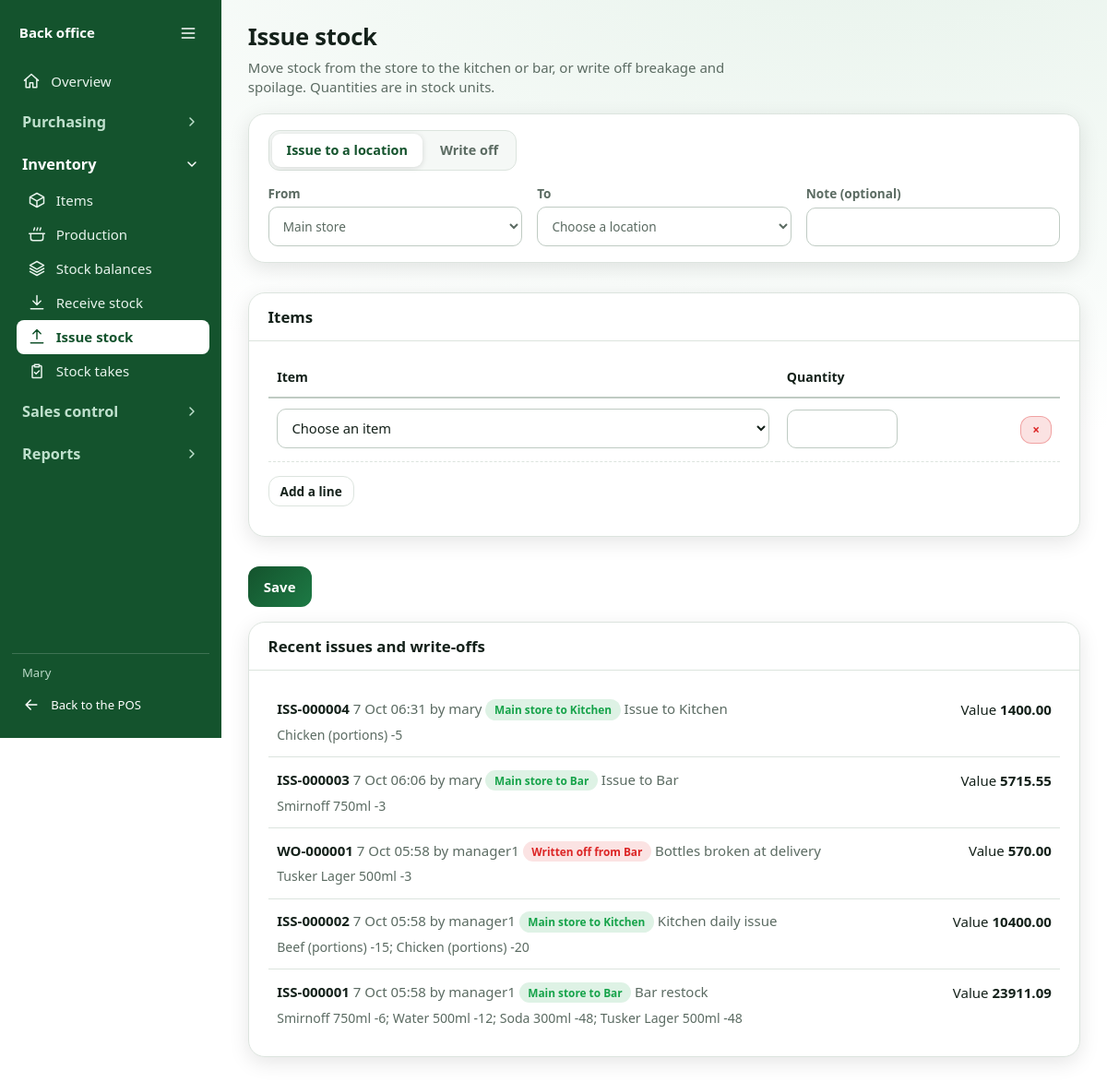
Page /manager/issue/ (signed in) on the committed database.
### Chokies/models.py (models this page shows, shortened)
class User(AbstractUser):
    class Role(models.TextChoices):
        WAITER = "WAITER", "Waiter"
        CASHIER = "CASHIER", "Cashier"
        MANAGER = "MANAGER", "Manager"
        STOREKEEPER = "STOREKEEPER", "Storekeeper"
        ADMIN = "ADMIN", "Admin"
    role = models.CharField(max_length=20, choices=Role.choices, default=Role.WAITER)
    pin_hash = models.CharField(max_length=128, blank=True)
    pin_lookup = models.CharField(max_length=64, null=True, blank=True, unique=True, editable=False)
    failed_pin_attempts = models.PositiveSmallIntegerField(default=0)
    pin_locked_until = models.DateTimeField(null=True, blank=True)
    token_version = models.PositiveIntegerField(default=0)
    @property
    def is_manager(self) -> bool:
        return self.is_superuser or self.role in (self.Role.MANAGER, self.Role.ADMIN)

class StockMovement(models.Model):
    item = models.ForeignKey(StockItem, on_delete=models.PROTECT, related_name="movements")
    location = models.ForeignKey(Location, on_delete=models.PROTECT, related_name="movements")
    quantity = models.DecimalField(max_digits=18, decimal_places=6)  # signed, stock units
    unit_cost = models.DecimalField(max_digits=14, decimal_places=4, default=0)
    movement_type = models.CharField(max_length=20, choices=MovementType.choices)
    ref_type = models.CharField(max_length=30, blank=True)
    ref_id = models.CharField(max_length=50, blank=True)
    user = models.ForeignKey(settings.AUTH_USER_MODEL, null=True, blank=True, on_delete=models.SET_NULL)
    reason = models.CharField(max_length=200, blank=True)
    created_at = models.DateTimeField(auto_now_add=True)
    class Meta:
        ordering = ["id"]
        indexes = [models.Index(fields=["item", "location"]), models.Index(fields=["ref_type", "ref_id"])]

class Location(models.Model):
    code = models.SlugField(unique=True)
    name = models.CharField(max_length=100)

class TimeStamped(models.Model):
    created_at = models.DateTimeField(auto_now_add=True)
    updated_at = models.DateTimeField(auto_now=True)
    class Meta:
        abstract = True

class StockItem(TimeStamped):
    sku = models.CharField(max_length=50, unique=True)
    name = models.CharField(max_length=150)
    category = models.CharField(max_length=80, blank=True)
    stock_unit = models.CharField(max_length=20, default="unit")
    recipe_unit = models.CharField(max_length=20, default="unit")
    recipe_units_per_stock_unit = models.DecimalField(max_digits=14, decimal_places=4, default=1)
    purchase_unit = models.CharField(max_length=20, default="unit")
    stock_units_per_purchase_unit = models.DecimalField(max_digits=14, decimal_places=4, default=1)
    avg_cost = models.DecimalField("Weighted avg cost / stock unit", max_digits=14, decimal_places=4, default=0)
    reorder_level = models.DecimalField(max_digits=16, decimal_places=4, default=0)
    par_level = models.DecimalField(max_digits=16, decimal_places=4, default=0)
    is_active = models.BooleanField(default=True)
    class Meta:
        ordering = ["name"]

### Chokies/manager_views.py (the view, shortened to what this page needs)
# urls.py: path("issue/", m.issue, name="issue"),
@manager_required
def issue(request):
    locations = list(Location.objects.order_by("name"))
    store = _default_location(locations)
    ctx = {"locations": locations, "items": _item_options(), "balances": _balance_map(), "rows": [],
           "sel_from": store, "mode": "issue"}
    status = 200
    moves = list(StockMovement.objects.filter(ref_type__in=["issue", "writeoff"], quantity__lt=0)
                 .select_related("item", "location", "user").order_by("-id")[:300])
    refs = list(dict.fromkeys(m.ref_id for m in moves))[:20]
    dest = {m.ref_id: m.location for m in StockMovement.objects.filter(ref_type="issue", ref_id__in=refs, quantity__gt=0).select_related("location")}
    history = {}
    for m in moves:
        if m.ref_id not in refs:
            continue
        h = history.setdefault(m.ref_id, {"ref": m.ref_id, "at": m.created_at, "user": m.user, "src": m.location, "reason": m.reason,
                                          "dest": dest.get(m.ref_id), "lines": [], "value": D(0)})
        h["lines"].append(m)
        h["value"] += -m.quantity * m.unit_cost
    ctx["history"] = list(history.values())
    return _page(request, "issue.html", ctx, status=status)

### Chokies/manager_views.py (called while the page is built)
def manager_required(view):
    @wraps(view)
    def wrapped(request, *args, **kwargs):
        user = request.user
        if not user.is_authenticated:
            return redirect(f"{LOGIN_URL}?{urlencode({'next': request.get_full_path()})}")
        if not user.is_manager:
            raise PermissionDenied("Managers only")
        return view(request, *args, **kwargs)
    return wrapped

def _page(request, template, ctx=None, status=200):
    key = template.removesuffix(".html")
    return render(request, f"Chokies/manager/{template}",
                  {"pos_home": POS_HOME_URL, "active": NAV_KEY.get(key, key), **(ctx or {})}, status=status)

def _fmt(d):
    s = f"{D(d):f}"
    return s.rstrip("0").rstrip(".") if "." in s else s

def _default_location(locations):
    locations = list(locations)
    return next((l for l in locations if "store" in l.code.lower() or "store" in l.name.lower()),
                locations[0] if locations else None)

def _item_options():
    rows = []
    for i in StockItem.objects.filter(is_active=True).order_by("name"):
        rows.append({"id": i.pk, "label": f"{i.name} ({i.sku})", "punit": i.purchase_unit, "sunit": i.stock_unit,
                     "factor": _fmt(i.stock_units_per_purchase_unit),
                     "cost": f"{q(i.avg_cost * i.stock_units_per_purchase_unit):f}"})
    return rows

def _balance_map():
    out = {}
    for item_id, loc_id, qty in StockBalance.objects.values_list("item_id", "location_id", "quantity"):
        out.setdefault(str(item_id), {})[str(loc_id)] = _fmt(qty)
    return out

### Chokies/views.py (called while the page is built)
def q(x):
    return D(x).quantize(TWO, ROUND_HALF_UP)

### Chokies/templates/Chokies/manager/issue.html (shortened to what this page needs)
{% extends "Chokies/manager/base.html" %}{% block title %}Issue stock{% endblock %}
{% block content %}
<div class="head"><div><h1>Issue stock</h1><p>Move stock from the store to the kitchen or bar, or write off breakage and spoilage. Quantities are in stock units.</p></div></div>
<form method="post" class="form">{% csrf_token %}
<div class="card"><div class="seg" role="radiogroup" aria-label="What are you doing?"><label>Issue to a location</label><label>Write off</label></div>
<div class="grid2" style="margin-top:.9rem">
 <label>From<select name="from_location">{% for l in locations %}<option value="{{ l.pk }}"{% if l == sel_from %} selected{% endif %}>{{ l.name }}</option>{% endfor %}</select></label>
 <label id="to-wrap">To<select name="to_location"><option value="">Choose a location</option></select></label>
 <label><span id="why-label">Note (optional)</span><input name="reason" value="{{ post.reason }}"></label></div></div>
<div class="card"><h2>Items</h2>{% include "Chokies/manager/_lines.html" with unit="stock" %}</div>
<div class="acts"><button class="btn primary">Save</button></div></form>
<div class="card"><h2>Recent issues and write-offs</h2>
{% for h in history %}<div class="rowline"><span class="grow"><b>{{ h.ref }}</b> <span class="muted">{{ h.at|date:"j M H:i" }} by {{ h.user.username|default:"-" }}</span>
 {% if h.dest %}<span class="pill ok">{{ h.src.name }} to {{ h.dest.name }}</span>{% else %}<span class="pill bad">Written off from {{ h.src.name }}</span>{% endif %}
 <span class="muted">{% if h.reason %}{{ h.reason }}{% endif %}</span></span><span>Value <b>{{ h.value|floatformat:2 }}</b></span>
 <div class="sub">{% for m in h.lines %}{{ m.item.name }} {{ m.quantity|floatformat:"-2" }}{% if not forloop.last %}; {% endif %}{% endfor %}</div></div>
{% empty %}<p class="empty">Nothing issued yet.</p>{% endfor %}</div>{% endblock %}
{% block scripts %}{% load static %}<script src="{% static 'js/manager.js' %}"></script>
{% endblock %}

### Chokies/templates/Chokies/manager/base.html (shortened to what this page needs)
{% load static %}<!doctype html>
<html lang="en">
<head>
    <link rel="stylesheet" href="{% static 'css/manager.css' %}">
</head>
<body>
    <div class="shell">
        <nav class="side" aria-label="Back office">
            <div class="brand">
                <span class="name">Back office</span>
                <button type="button" class="side-toggle" aria-controls="side-body" aria-expanded="true" aria-label="Collapse sidebar">
                    <svg class="ico"><use href="#i-menu"/></svg>
                </button>
            </div>
            <div class="side-body" id="side-body">
                <a href="{% url 'manager:dashboard' %}" class="{% if active == 'dashboard' %}on{% endif %}" {% if active == 'dashboard' %}aria-current="page"{% endif %}>
                    <svg class="ico"><use href="#i-home"/></svg>
                    <span class="lbl">Overview</span>
                </a>
                <section class="grp">
                    <h3>
                        <button type="button" class="grp-h" aria-expanded="false" aria-controls="grp-purchasing">
                            <span>Purchasing</span>
                            <svg class="chev"><use href="#i-chevron"/></svg>
                        </button>
                    </h3>
                </section>
                <section class="grp">
                    <h3>
                        <button type="button" class="grp-h" aria-expanded="false" aria-controls="grp-inventory">
                            <span>Inventory</span>
                            <svg class="chev"><use href="#i-chevron"/></svg>
                        </button>
                    </h3>
                    <div class="grp-b" id="grp-inventory">
                        <div class="grp-in">
                            <a href="{% url 'manager:items' %}" class="{% if active == 'items' %}on{% endif %}" {% if active == 'items' %}aria-current="page"{% endif %}>
                                <svg class="ico"><use href="#i-box"/></svg>
                                <span class="lbl">Items</span>
                            </a>
                            <a href="{% url 'manager:recipes' %}" class="{% if active == 'recipes' %}on{% endif %}" {% if active == 'recipes' %}aria-current="page"{% endif %}>
                                <svg class="ico"><use href="#i-pot"/></svg>
                                <span class="lbl">Production</span>
                            </a>
                            <a href="{% url 'manager:balances' %}" class="{% if active == 'balances' %}on{% endif %}" {% if active == 'balances' %}aria-current="page"{% endif %}>
                                <svg class="ico"><use href="#i-layers"/></svg>
                                <span class="lbl">Stock balances</span>
                            </a>
                            <a href="{% url 'manager:receive' %}" class="{% if active == 'receive' %}on{% endif %}" {% if active == 'receive' %}aria-current="page"{% endif %}>
                                <svg class="ico"><use href="#i-receive"/></svg>
                                <span class="lbl">Receive stock</span>
                            </a>
                            <a href="{% url 'manager:issue' %}" class="{% if active == 'issue' %}on{% endif %}" {% if active == 'issue' %}aria-current="page"{% endif %}>
                                <svg class="ico"><use href="#i-issue"/></svg>
                                <span class="lbl">Issue stock</span>
                            </a>
                            <a href="{% url 'manager:stock_takes' %}" class="{% if active == 'stock_takes' %}on{% endif %}" {% if active == 'stock_takes' %}aria-current="page"{% endif %}>
                                <svg class="ico"><use href="#i-clipboard"/></svg>
                                <span class="lbl">Stock takes</span>
                            </a>
                        </div>
                    </div>
                </section>
                <section class="grp">
                    <h3>
                        <button type="button" class="grp-h" aria-expanded="false" aria-controls="grp-sales">
                            <span>Sales control</span>
                            <svg class="chev"><use href="#i-chevron"/></svg>
                        </button>
                    </h3>
                </section>
                <section class="grp">
                    <h3>
                        <button type="button" class="grp-h" aria-expanded="false" aria-controls="grp-reports">
                            <span>Reports</span>
                            <svg class="chev"><use href="#i-chevron"/></svg>
                        </button>
                    </h3>
                </section>
            </div>
            <div class="foot">
                <span class="who">{{ request.user.get_full_name|default:request.user.username }}</span>
                <a href="{{ pos_home }}">
                    <svg class="ico"><use href="#i-back"/></svg>
                    <span class="lbl">Back to the POS</span>
                </a>
            </div>
        </nav>
        <main class="main">
            {% block content %}{% endblock %}
        </main>
    </div>
</body>
</html>

### rows in the picture
User: user.get_full_name "Mary", ref "ISS-000004", at "7 Oct 06:31", user.username "mary", src.name "Main store", dest.name "Kitchen", reason "Issue to Kitchen", value "1400.00", ref "ISS-000003", at "7 Oct 06:06", dest.name "Bar", reason "Issue to Bar", value "5715.55"
StockMovement: item.name "Chicken (portions)", quantity "-5"
StockMovement: item.name "Smirnoff 750ml", quantity "-3"
User: ref "WO-000001", at "7 Oct 05:58", user.username "manager1", src.name "Bar", reason "Bottles broken at delivery", value "570.00", ref "ISS-000002", src.name "Main store", dest.name "Kitchen", reason "Kitchen daily issue", value "10400.00", ref "ISS-000001", dest.name "Bar", reason "Bar restock", value "23911.09"
StockMovement: item.name "Tusker Lager 500ml", quantity "-3"
StockMovement: item.name "Beef (portions)", quantity "-15"
StockMovement: item.name "Chicken (portions)", quantity "-20"
StockMovement: item.name "Smirnoff 750ml", quantity "-6"
StockMovement: item.name "Water 500ml", quantity "-12"
StockMovement: item.name "Soda 300ml", quantity "-48"
StockMovement: item.name "Tusker Lager 500ml", quantity "-48"

### other values in the picture
form field from_location "Main store"
